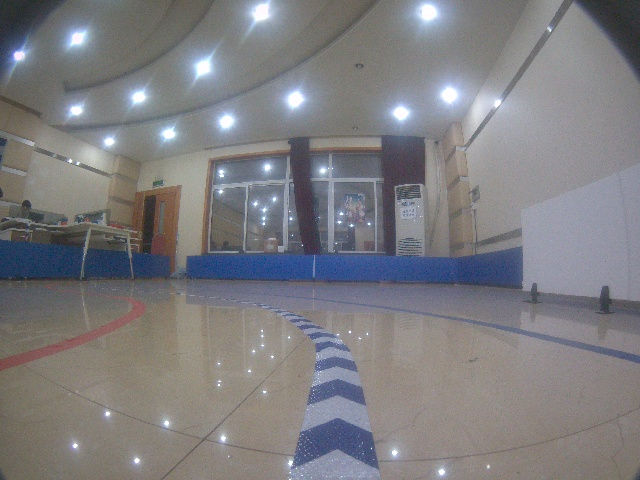
#> input picture OriImage/0.jpg, 640 x 480 px; its folder holds only this picture in this run
$ python _02WarpMain.py
#> lines starting #> are read from the running program, lines starting #| are printed output that depends on the picture
# -*- coding:utf-8 _*-
"""
@Author  : Yu Cheng
@Time    : 2019/12/25 9:35
"""
import glob, cv2, os
import numpy as np
import matplotlib.pyplot as plt

np.set_printoptions(suppress=True, precision=4)

ImgPaths = glob.glob("./OriImage/*.jpg")
H = np.array([[  -0.31606066,   -1.9361168,   631.35385969],
              [   0.01971609,    0.18515113, -173.82800143],
              [   0.00012182,   -0.00378804,    1.0       ]])

# 相机参数
Dist = np.array([-0.285977053720519, 0.074339925936036, -0.008145684407220, 0.0, 0.0], dtype=np.float32)
K = np.array([[308.7962753712953, 0, 325.1614349338094],
              [0, 309.9281771981168, 278.8305865054944],
              [0, 0, 1]], dtype=np.float32)

for ImgPath in ImgPaths:
	print(ImgPath)
	Img = cv2.imread(ImgPath)
#> Img is the input picture: shape (480, 640, 3); mean B, G, R 128.2, 124.9, 125.7
	Img = cv2.resize(Img, (640, 480))
	UndistImg = cv2.undistort(Img, K, Dist)
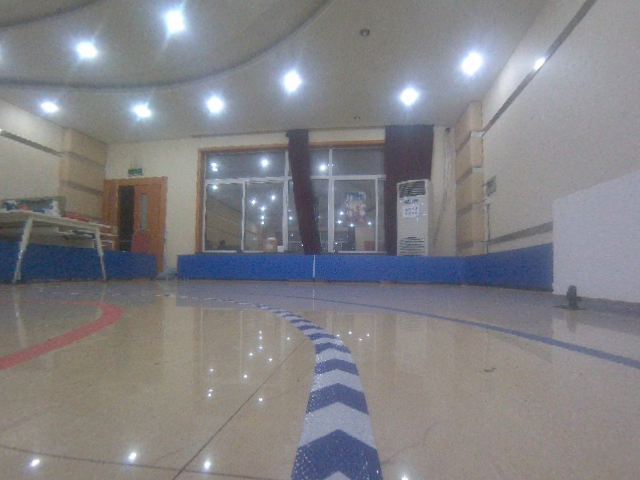
#> UndistImg: shape (480, 640, 3); mean B, G, R 133.2, 129.5, 130.3
	WarpedImg = cv2.warpPerspective(UndistImg, H, (1000, 1000))
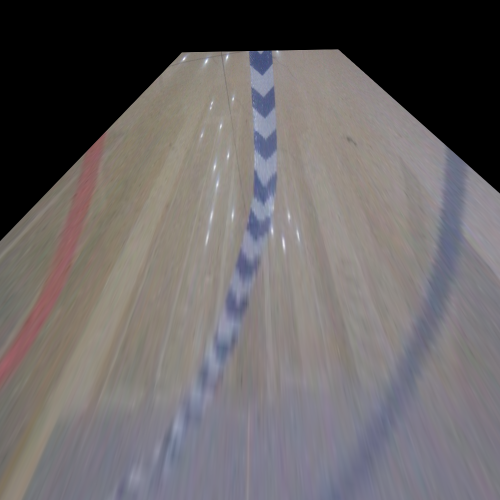
#> WarpedImg: shape (1000, 1000, 3) (shown at 1/2 size); mean B, G, R 101.5, 100.9, 105.1
	# plt.imshow(WarpedImg)
	# plt.show()
	SavePath = ImgPath.replace('OriImage', 'WarpedImg')
	os.makedirs(os.path.dirname(SavePath), exist_ok=True)
	cv2.imwrite(SavePath, WarpedImg)

$ run again, on OriImage/0004.jpg
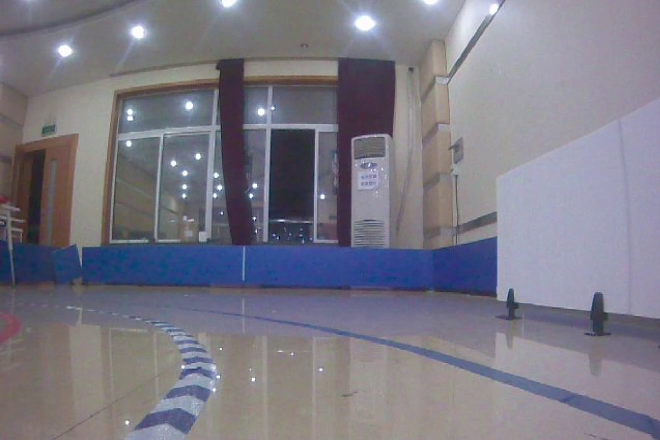
#> input picture OriImage/0004.jpg, 1320 x 880 px (shown at 1/2 size)
#> Img is the input picture: shape (880, 1320, 3); mean B, G, R 133.4, 121.4, 123.2
#> Img: shape (480, 640, 3)
#> `UndistImg = cv2.undistort(Img, K, Dist)`:
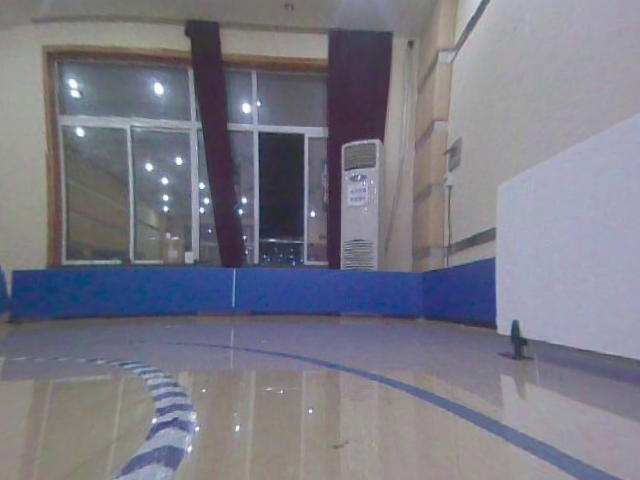
#> UndistImg: shape (480, 640, 3); mean B, G, R 133.9, 122, 122.3
#> `WarpedImg = cv2.warpPerspective(UndistImg, H, (1000, 1000))`:
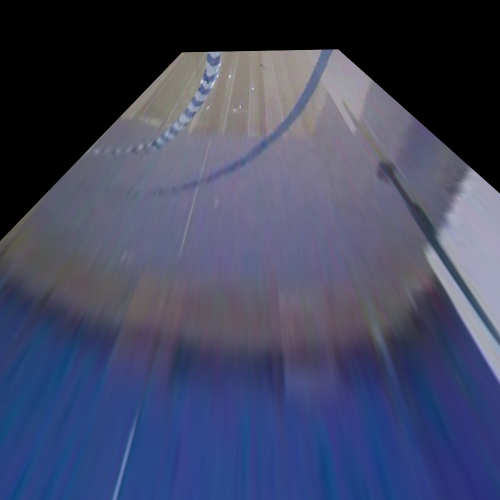
#> WarpedImg: shape (1000, 1000, 3) (shown at 1/2 size); mean B, G, R 97, 70.3, 65.1

$ run again, on OriImage/0001.jpg
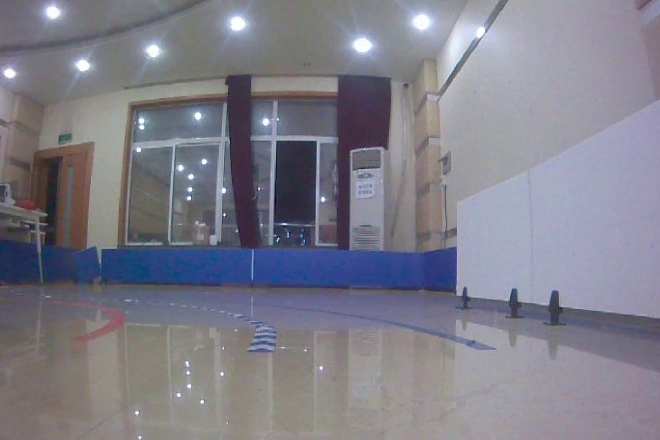
#> input picture OriImage/0001.jpg, 1320 x 880 px (shown at 1/2 size)
#> Img is the input picture: shape (880, 1320, 3); mean B, G, R 137.5, 125.9, 126.8
#> Img: shape (480, 640, 3)
#> `UndistImg = cv2.undistort(Img, K, Dist)`:
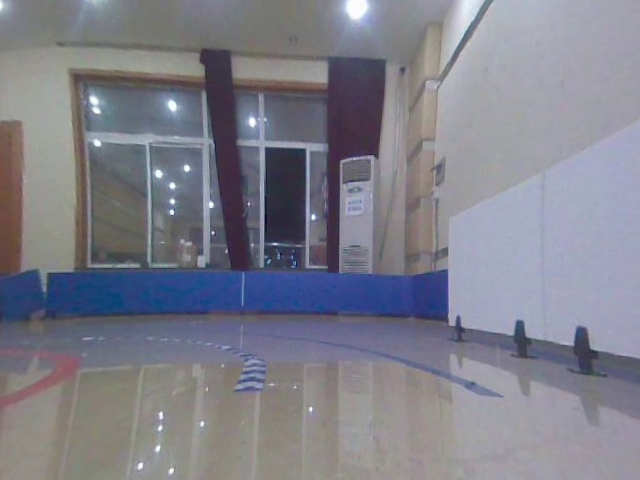
#> UndistImg: shape (480, 640, 3); mean B, G, R 138.7, 127.6, 127.2
#> `WarpedImg = cv2.warpPerspective(UndistImg, H, (1000, 1000))`:
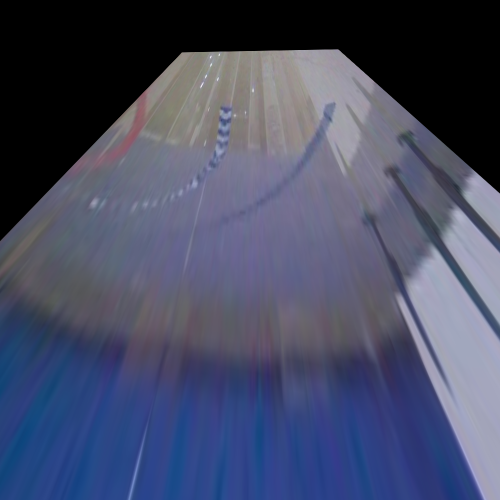
#> WarpedImg: shape (1000, 1000, 3) (shown at 1/2 size); mean B, G, R 101, 75.8, 70.6
